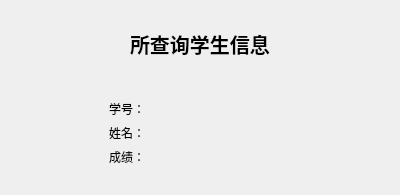
<?xml version="1.0" encoding="UTF-8"?>
<ui version="4.0">
 <class>show_stu_info</class>
 <widget class="QWidget" name="show_stu_info">
  <property name="geometry">
   <rect>
    <x>0</x>
    <y>0</y>
    <width>400</width>
    <height>195</height>
   </rect>
  </property>
  <property name="minimumSize">
   <size>
    <width>400</width>
    <height>195</height>
   </size>
  </property>
  <property name="maximumSize">
   <size>
    <width>400</width>
    <height>195</height>
   </size>
  </property>
  <property name="windowTitle">
   <string>学生信息</string>
  </property>
  <property name="windowIcon">
   <iconset resource="res.qrc">
    <normaloff>:/my_app_ico.ico</normaloff>:/my_app_ico.ico</iconset>
  </property>
  <layout class="QVBoxLayout" name="verticalLayout_3">
   <item>
    <widget class="QWidget" name="widget_4" native="true">
     <layout class="QHBoxLayout" name="horizontalLayout_2">
      <item>
       <spacer name="horizontalSpacer">
        <property name="orientation">
         <enum>Qt::Horizontal</enum>
        </property>
        <property name="sizeHint" stdset="0">
         <size>
          <width>40</width>
          <height>20</height>
         </size>
        </property>
       </spacer>
      </item>
      <item>
       <widget class="QLabel" name="label_4">
        <property name="font">
         <font>
          <family>华文细黑</family>
          <pointsize>15</pointsize>
          <weight>75</weight>
          <bold>true</bold>
         </font>
        </property>
        <property name="text">
         <string>所查询学生信息</string>
        </property>
       </widget>
      </item>
      <item>
       <spacer name="horizontalSpacer_2">
        <property name="orientation">
         <enum>Qt::Horizontal</enum>
        </property>
        <property name="sizeHint" stdset="0">
         <size>
          <width>40</width>
          <height>20</height>
         </size>
        </property>
       </spacer>
      </item>
     </layout>
    </widget>
   </item>
   <item>
    <widget class="QWidget" name="widget_3" native="true">
     <layout class="QHBoxLayout" name="horizontalLayout">
      <item>
       <spacer name="horizontalSpacer_3">
        <property name="orientation">
         <enum>Qt::Horizontal</enum>
        </property>
        <property name="sizeType">
         <enum>QSizePolicy::Fixed</enum>
        </property>
        <property name="sizeHint" stdset="0">
         <size>
          <width>80</width>
          <height>20</height>
         </size>
        </property>
       </spacer>
      </item>
      <item>
       <widget class="QWidget" name="widget" native="true">
        <property name="font">
         <font>
          <family>华文细黑</family>
         </font>
        </property>
        <layout class="QVBoxLayout" name="verticalLayout_2">
         <item>
          <widget class="QLabel" name="label">
           <property name="text">
            <string>学号：</string>
           </property>
          </widget>
         </item>
         <item>
          <widget class="QLabel" name="label_3">
           <property name="text">
            <string>姓名：</string>
           </property>
          </widget>
         </item>
         <item>
          <widget class="QLabel" name="label_2">
           <property name="text">
            <string>成绩：</string>
           </property>
          </widget>
         </item>
        </layout>
       </widget>
      </item>
      <item>
       <widget class="QWidget" name="widget_2" native="true">
        <property name="font">
         <font>
          <family>华文细黑</family>
         </font>
        </property>
        <layout class="QVBoxLayout" name="verticalLayout">
         <item>
          <widget class="QLabel" name="label_num">
           <property name="text">
            <string/>
           </property>
          </widget>
         </item>
         <item>
          <widget class="QLabel" name="label_name">
           <property name="text">
            <string/>
           </property>
          </widget>
         </item>
         <item>
          <widget class="QLabel" name="label_score">
           <property name="text">
            <string/>
           </property>
          </widget>
         </item>
        </layout>
       </widget>
      </item>
      <item>
       <spacer name="horizontalSpacer_4">
        <property name="orientation">
         <enum>Qt::Horizontal</enum>
        </property>
        <property name="sizeType">
         <enum>QSizePolicy::Fixed</enum>
        </property>
        <property name="sizeHint" stdset="0">
         <size>
          <width>80</width>
          <height>20</height>
         </size>
        </property>
       </spacer>
      </item>
     </layout>
    </widget>
   </item>
  </layout>
 </widget>
 <resources>
  <include location="res.qrc"/>
 </resources>
 <connections/>
</ui>
